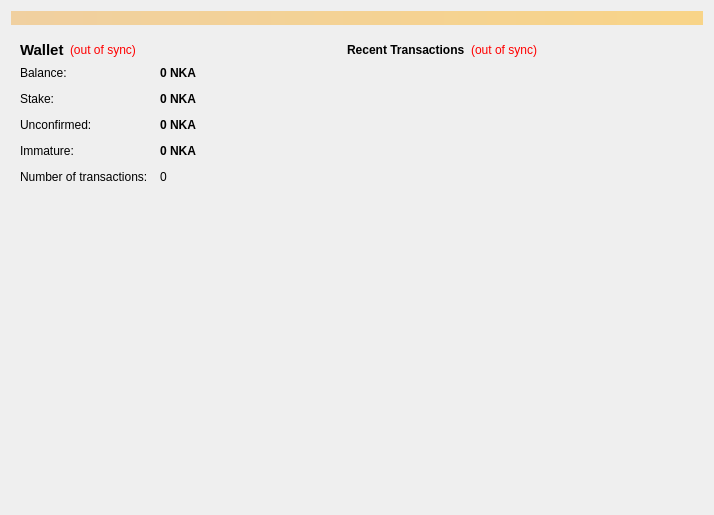
<?xml version="1.0" encoding="UTF-8"?>
<ui version="4.0">
 <class>OverviewPage</class>
 <widget class="QWidget" name="OverviewPage">
  <property name="geometry">
   <rect>
    <x>0</x>
    <y>0</y>
    <width>714</width>
    <height>515</height>
   </rect>
  </property>
  <property name="windowTitle">
   <string>Form</string>
  </property>
  <layout class="QVBoxLayout" name="topLayout">
   <item>
    <widget class="QLabel" name="labelAlerts">
     <property name="visible">
      <bool>false</bool>
     </property>
     <property name="styleSheet">
      <string notr="true">background-color: qlineargradient(x1: 0, y1: 0, x2: 1, y2: 0, stop:0 #F0D0A0, stop:1 #F8D488);  color:#000000;</string>
     </property>
     <property name="wordWrap">
      <bool>true</bool>
     </property>
     <property name="margin">
      <number>3</number>
     </property>
    </widget>
   </item>
   <item>
    <layout class="QHBoxLayout" name="horizontalLayout" stretch="1,1">
     <item>
      <layout class="QVBoxLayout" name="verticalLayout_2">
       <item>
        <widget class="QFrame" name="frame">
         <property name="frameShape">
          <enum>QFrame::NoFrame</enum>
         </property>
         <property name="frameShadow">
          <enum>QFrame::Raised</enum>
         </property>
         <property name="lineWidth">
          <number>0</number>
         </property>
         <layout class="QVBoxLayout" name="verticalLayout_4">
          <item>
           <layout class="QHBoxLayout" name="horizontalLayout_4">
            <item>
             <widget class="QLabel" name="label_5">
              <property name="font">
               <font>
                <pointsize>11</pointsize>
                <weight>75</weight>
                <bold>true</bold>
               </font>
              </property>
              <property name="text">
               <string>Wallet</string>
              </property>
             </widget>
            </item>
            <item>
             <widget class="QLabel" name="labelWalletStatus">
              <property name="toolTip">
               <string>The displayed information may be out of date. Your wallet automatically synchronizes with the IncaKoin network after a connection is established, but this process has not completed yet.</string>
              </property>
              <property name="styleSheet">
               <string notr="true">QLabel { color: red; }</string>
              </property>
              <property name="text">
               <string notr="true">(out of sync)</string>
              </property>
              <property name="alignment">
               <set>Qt::AlignLeading|Qt::AlignLeft|Qt::AlignVCenter</set>
              </property>
             </widget>
            </item>
            <item>
             <spacer name="horizontalSpacer_2">
              <property name="orientation">
               <enum>Qt::Horizontal</enum>
              </property>
              <property name="sizeHint" stdset="0">
               <size>
                <width>40</width>
                <height>20</height>
               </size>
              </property>
             </spacer>
            </item>
           </layout>
          </item>
          <item>
           <layout class="QFormLayout" name="formLayout_2">
            <property name="fieldGrowthPolicy">
             <enum>QFormLayout::AllNonFixedFieldsGrow</enum>
            </property>
            <property name="horizontalSpacing">
             <number>12</number>
            </property>
            <property name="verticalSpacing">
             <number>12</number>
            </property>
            <item row="0" column="0">
             <widget class="QLabel" name="label">
              <property name="text">
               <string>Balance:</string>
              </property>
             </widget>
            </item>
            <item row="0" column="1">
             <widget class="QLabel" name="labelBalance">
              <property name="font">
               <font>
                <weight>75</weight>
                <bold>true</bold>
               </font>
              </property>
              <property name="cursor">
               <cursorShape>IBeamCursor</cursorShape>
              </property>
              <property name="toolTip">
               <string>Your current balance</string>
              </property>
              <property name="text">
               <string notr="true">0 NKA</string>
              </property>
              <property name="textInteractionFlags">
               <set>Qt::LinksAccessibleByMouse|Qt::TextSelectableByKeyboard|Qt::TextSelectableByMouse</set>
              </property>
             </widget>
            </item>
            <item row="1" column="0">
             <widget class="QLabel" name="label_6">
              <property name="text">
               <string>Stake:</string>
              </property>
             </widget>
            </item>
            <item row="1" column="1">
             <widget class="QLabel" name="labelStake">
              <property name="font">
               <font>
                <weight>75</weight>
                <bold>true</bold>
               </font>
              </property>
              <property name="cursor">
               <cursorShape>IBeamCursor</cursorShape>
              </property>
              <property name="toolTip">
               <string>Total of coins that was staked, and do not yet count toward the current balance</string>
              </property>
              <property name="text">
               <string notr="true">0 NKA</string>
              </property>
              <property name="textInteractionFlags">
               <set>Qt::LinksAccessibleByMouse|Qt::TextSelectableByKeyboard|Qt::TextSelectableByMouse</set>
              </property>
             </widget>
            </item>
            <item row="2" column="0">
             <widget class="QLabel" name="label_3">
              <property name="text">
               <string>Unconfirmed:</string>
              </property>
             </widget>
            </item>
            <item row="2" column="1">
             <widget class="QLabel" name="labelUnconfirmed">
              <property name="font">
               <font>
                <weight>75</weight>
                <bold>true</bold>
               </font>
              </property>
              <property name="cursor">
               <cursorShape>IBeamCursor</cursorShape>
              </property>
              <property name="toolTip">
               <string>Total of transactions that have yet to be confirmed, and do not yet count toward the current balance</string>
              </property>
              <property name="text">
               <string notr="true">0 NKA</string>
              </property>
              <property name="textInteractionFlags">
               <set>Qt::LinksAccessibleByMouse|Qt::TextSelectableByKeyboard|Qt::TextSelectableByMouse</set>
              </property>
             </widget>
            </item>
            <item row="3" column="0">
             <widget class="QLabel" name="labelImmatureText">
              <property name="text">
               <string>Immature:</string>
              </property>
             </widget>
            </item>
            <item row="3" column="1">
             <widget class="QLabel" name="labelImmature">
              <property name="font">
               <font>
                <weight>75</weight>
                <bold>true</bold>
               </font>
              </property>
              <property name="toolTip">
               <string>Mined balance that has not yet matured</string>
              </property>
              <property name="text">
               <string notr="true">0 NKA</string>
              </property>
              <property name="textInteractionFlags">
               <set>Qt::LinksAccessibleByMouse|Qt::TextSelectableByKeyboard|Qt::TextSelectableByMouse</set>
              </property>
             </widget>
            </item>
            <item row="4" column="0">
             <widget class="QLabel" name="label_2">
              <property name="text">
               <string>Number of transactions:</string>
              </property>
             </widget>
            </item>
            <item row="4" column="1">
             <widget class="QLabel" name="labelNumTransactions">
              <property name="toolTip">
               <string>Total number of transactions in wallet</string>
              </property>
              <property name="text">
               <string notr="true">0</string>
              </property>
             </widget>
            </item>
           </layout>
          </item>
         </layout>
        </widget>
       </item>
       <item alignment="Qt::AlignHCenter|Qt::AlignVCenter">
        <widget class="QLabel" name="label_wallet_bgcoin">
         <property name="text">
          <string/>
         </property>
         <property name="pixmap">
          <pixmap resource="../IncaKoin.qrc">:/images/wallet_bgcoin</pixmap>
         </property>
        </widget>
       </item>
       <item>
        <spacer name="verticalSpacer">
         <property name="orientation">
          <enum>Qt::Vertical</enum>
         </property>
         <property name="sizeHint" stdset="0">
          <size>
           <width>20</width>
           <height>40</height>
          </size>
         </property>
        </spacer>
       </item>
      </layout>
     </item>
     <item>
      <layout class="QVBoxLayout" name="verticalLayout_3">
       <item>
        <widget class="QFrame" name="frame_2">
         <property name="minimumSize">
          <size>
           <width>365</width>
           <height>0</height>
          </size>
         </property>
         <property name="frameShape">
          <enum>QFrame::NoFrame</enum>
         </property>
         <property name="frameShadow">
          <enum>QFrame::Raised</enum>
         </property>
         <property name="lineWidth">
          <number>0</number>
         </property>
         <layout class="QVBoxLayout" name="verticalLayout">
          <item>
           <layout class="QHBoxLayout" name="horizontalLayout_2">
            <item>
             <widget class="QLabel" name="label_4">
              <property name="text">
               <string>&lt;b&gt;Recent Transactions&lt;/b&gt;</string>
              </property>
             </widget>
            </item>
            <item>
             <widget class="QLabel" name="labelTransactionsStatus">
              <property name="toolTip">
               <string>The displayed information may be out of date. Your wallet automatically synchronizes with the IncaKoin network after a connection is established, but this process has not completed yet.</string>
              </property>
              <property name="styleSheet">
               <string notr="true">QLabel { color: red; }</string>
              </property>
              <property name="text">
               <string notr="true">(out of sync)</string>
              </property>
              <property name="alignment">
               <set>Qt::AlignRight|Qt::AlignTrailing|Qt::AlignVCenter</set>
              </property>
             </widget>
            </item>
            <item>
             <spacer name="horizontalSpacer">
              <property name="orientation">
               <enum>Qt::Horizontal</enum>
              </property>
              <property name="sizeHint" stdset="0">
               <size>
                <width>40</width>
                <height>20</height>
               </size>
              </property>
             </spacer>
            </item>
           </layout>
          </item>
          <item>
           <widget class="QListView" name="listTransactions">
            <property name="styleSheet">
             <string notr="true">QListView { background: transparent; }</string>
            </property>
            <property name="frameShape">
             <enum>QFrame::NoFrame</enum>
            </property>
            <property name="frameShadow">
             <enum>QFrame::Plain</enum>
            </property>
            <property name="lineWidth">
             <number>0</number>
            </property>
            <property name="verticalScrollBarPolicy">
             <enum>Qt::ScrollBarAlwaysOff</enum>
            </property>
            <property name="horizontalScrollBarPolicy">
             <enum>Qt::ScrollBarAlwaysOff</enum>
            </property>
            <property name="selectionMode">
             <enum>QAbstractItemView::NoSelection</enum>
            </property>
           </widget>
          </item>
         </layout>
        </widget>
       </item>
       <item>
        <widget class="QLabel" name="label_IncaKoin_Intro">
         <property name="text">
          <string/>
         </property>
        </widget>
       </item>
       <item>
        <spacer name="verticalSpacer_2">
         <property name="orientation">
          <enum>Qt::Vertical</enum>
         </property>
         <property name="sizeHint" stdset="0">
          <size>
           <width>20</width>
           <height>40</height>
          </size>
         </property>
        </spacer>
       </item>
      </layout>
     </item>
    </layout>
   </item>
  </layout>
 </widget>
 <resources>
  <include location="../IncaKoin.qrc"/>
 </resources>
 <connections/>
</ui>
